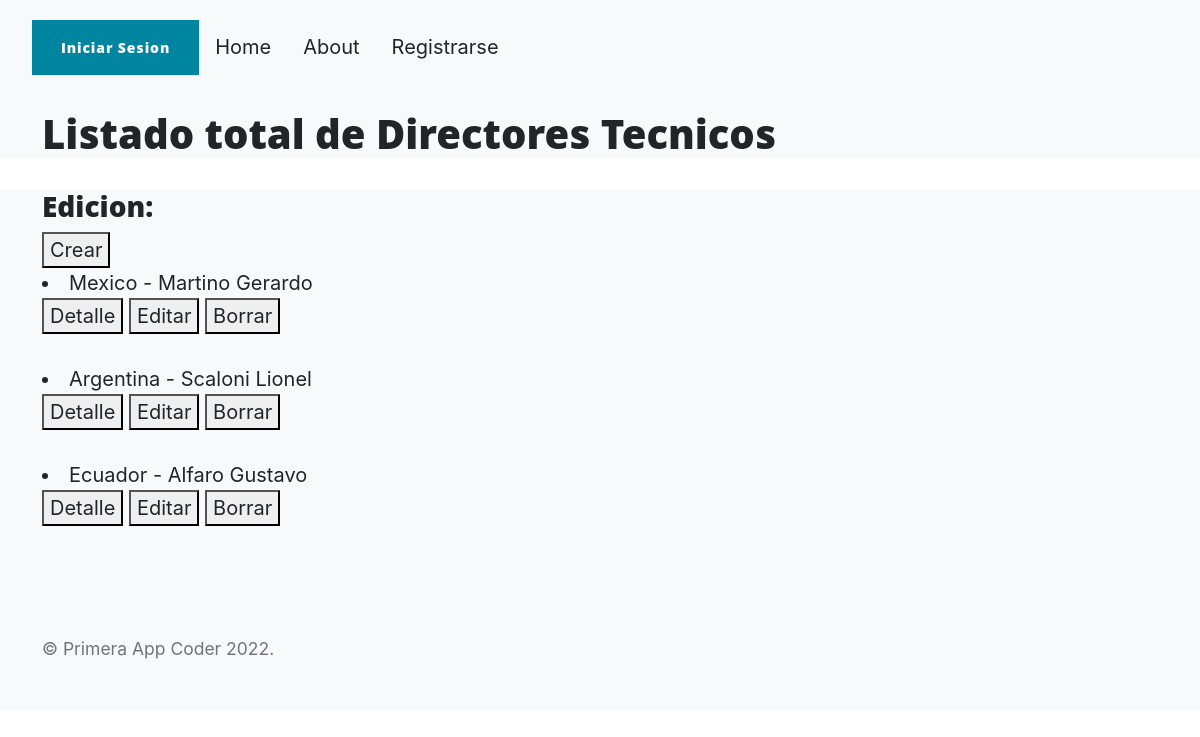
Screenshot of /tecnicos/list with the database file from the repository.
### entregaTeves/models.py (models this page shows)
class Tecnicos(models.Model):
    nombre = models.CharField(max_length=30)
    apellido = models.CharField(max_length=30)
    pais = models.CharField(max_length=30)

### entregaTeves/views.py (the view)
# urls.py: path('tecnicos/list', ListaTecnicos.as_view(), name='lista_tecnicos'),
class ListaTecnicos(ListView):
    model = Tecnicos
    template_name = 'entregaTeves/lista_tecnicos.html'

### entregaTeves/Template/entregaTeves/lista_tecnicos.html
{% extends "entregaTeves/padre.html" %}
{% load static %}
{% block section_name %}
<h1> Listado total de Directores Tecnicos </h1>
{% endblock %}
{% block contenidoQueCambia %}
<h3> Edicion: </h3>
<button>
  <a href="{% url 'tecnico_crear' %}">Crear</a>
</button>
{% for tecnico in object_list %}
<li> {{tecnico.pais}} - {{tecnico.apellido}} {{tecnico.nombre}} </li>
<button>
   <a href="{% url 'tecnico_detalle' tecnico.id %}">Detalle</a>
 </button>
 <button>
   <a href="{% url 'tecnico_edicion' tecnico.id %}">Editar</a>
 </button>
 <button>
   <a href="{% url 'tecnico_borrar' tecnico.id %}">Borrar</a>
 </button>
 <br>
 <br>
{% endfor %}
{% endblock %}

### rows the page displays
Tecnicos: pais "Mexico", apellido "Martino", nombre "Gerardo"
Tecnicos: pais "Argentina", apellido "Scaloni", nombre "Lionel"
Tecnicos: pais "Ecuador", apellido "Alfaro", nombre "Gustavo"
